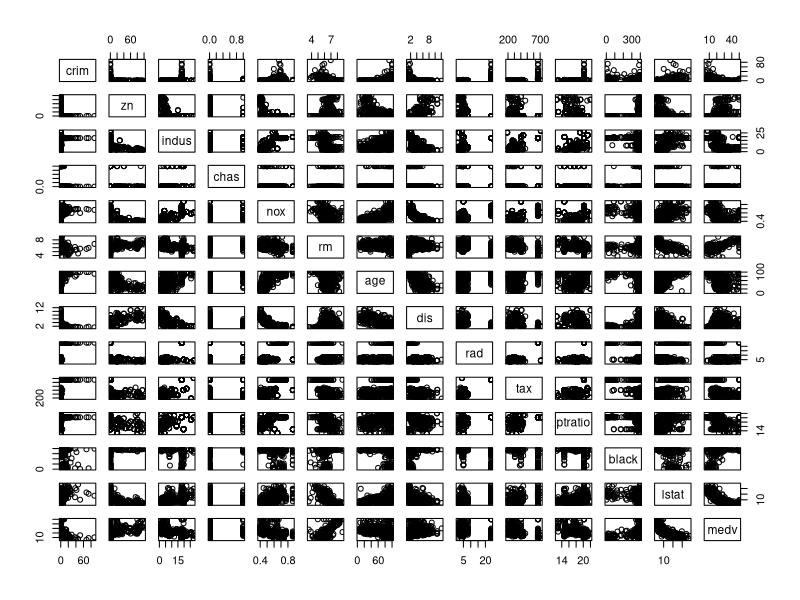
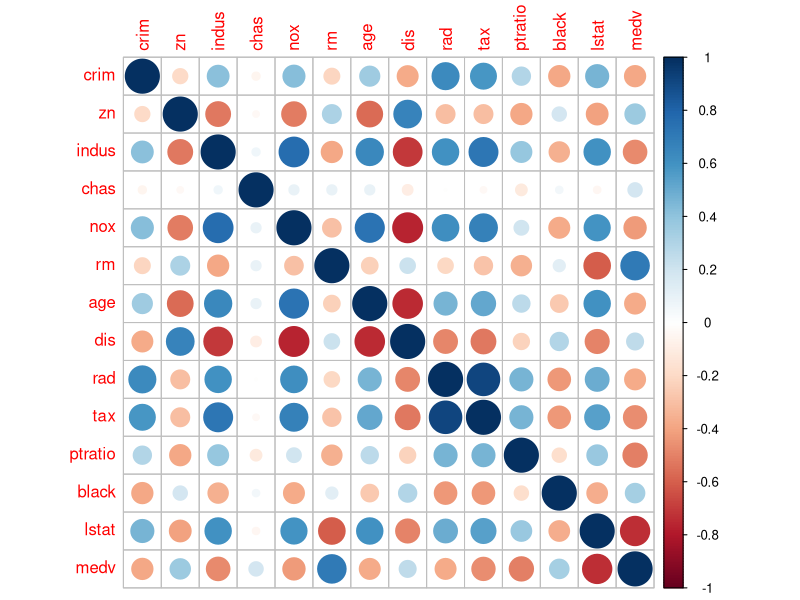
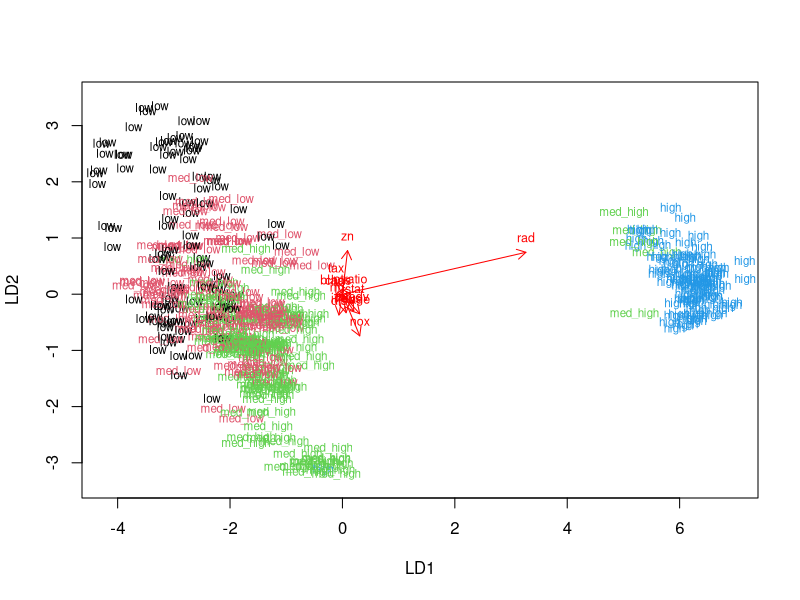
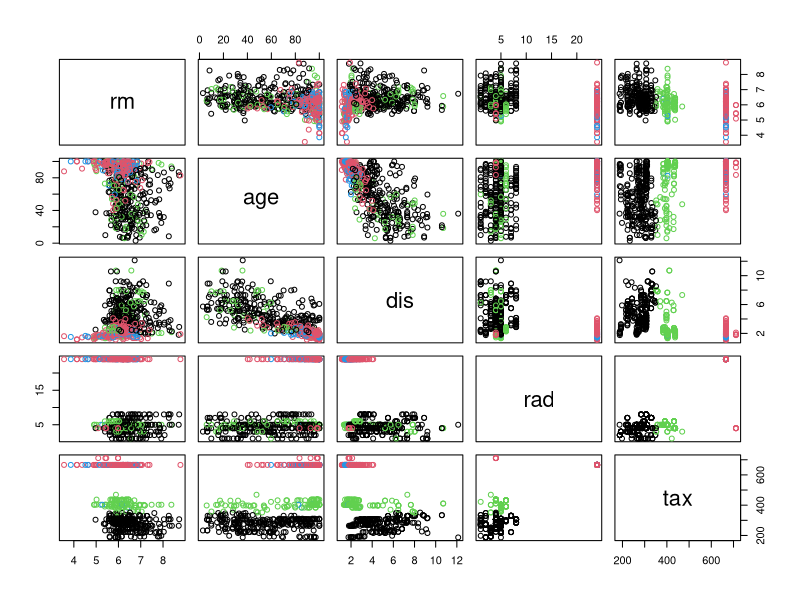
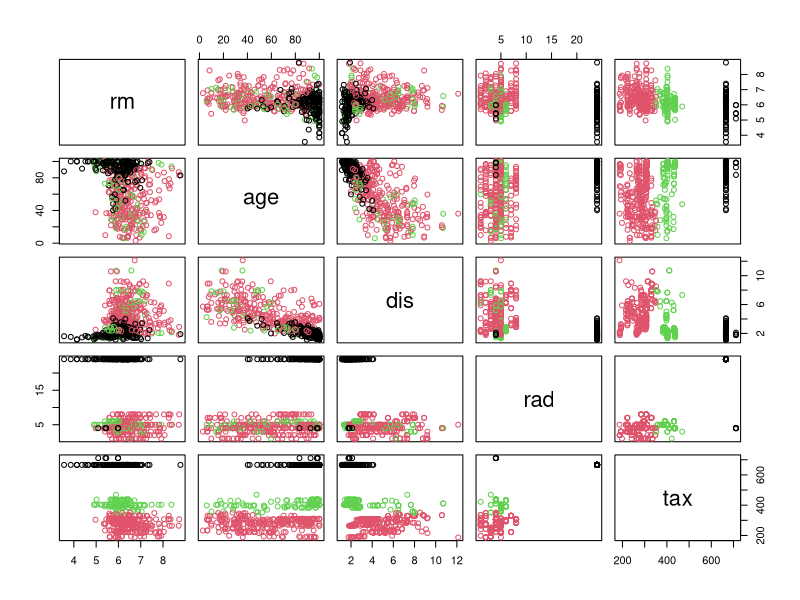
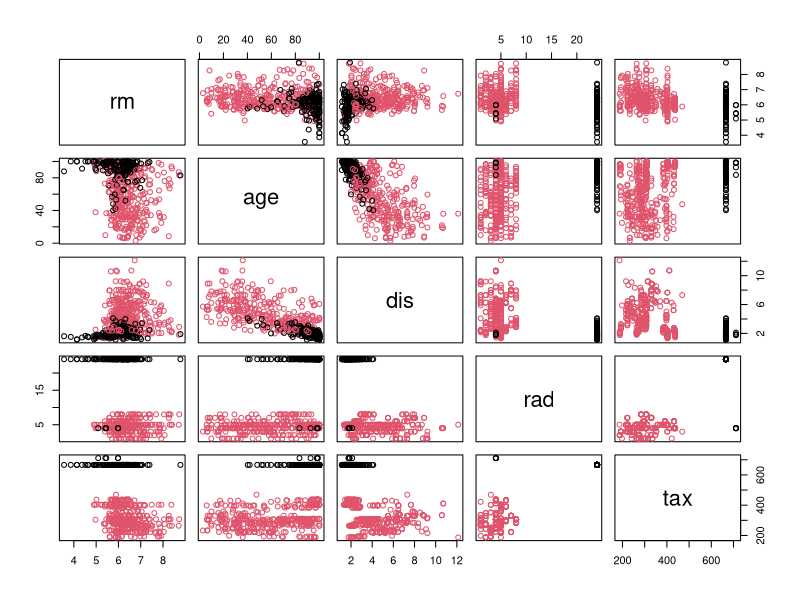
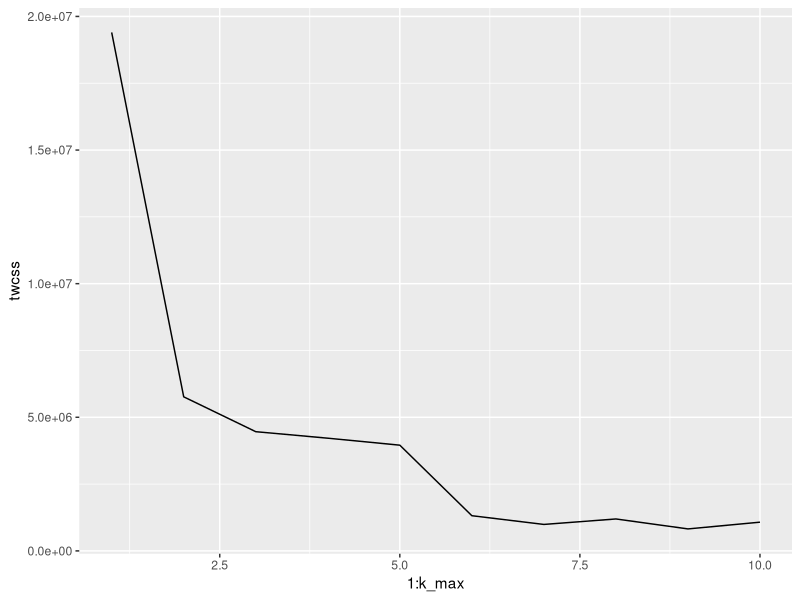
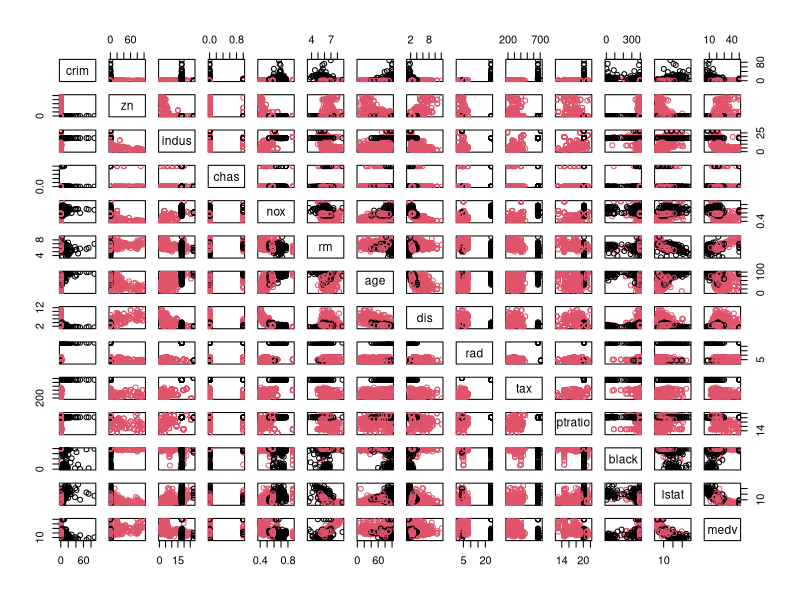

The R script that drew these images, in order:
## ---- chunk 1
library(MASS)
data("Boston")
str(Boston)
dim(Boston)
## ---- chunk 2
library(MASS)
library(corrplot)
library(tidyverse)
summary(Boston)
pairs(Boston)
cor_matrix <- round(cor(Boston ), digits=2)
cor_matrix
corrplot(cor_matrix, method="circle")
## ---- chunk 3
#standardize the dataset and show summary of the data
library(MASS)
boston_scaled <- scale(Boston)
boston_scaled <-as.data.frame(boston_scaled)
summary(boston_scaled)
bins <- quantile(boston_scaled$crim)
bins

# create a categorical variable 'crime'
crime <- cut(boston_scaled$crim, breaks = bins, include.lowest = TRUE, label=c("low","med_low","med_high","high"))
# Drop the old crime rate variable from the dataset
boston_scaled <- dplyr::select(boston_scaled, -crim)
boston_scaled <- data.frame(boston_scaled, crime)
#Divide the dataset to train and test sets
n <- nrow(boston_scaled)
ind <- sample(n,  size = n * 0.8)
train <- boston_scaled[ind,]
test <- boston_scaled[-ind,]

## ---- chunk 4
library(MASS)
# Fit the linear discriminant analysis on the train set
lda.fit <- lda(crime~., data = train)

# the function for lda biplot arrows
lda.arrows <- function(x, myscale = 1, arrow_heads = 0.1, color = "red", tex = 0.75, choices = c(1,2)){
  heads <- coef(x)
  arrows(x0 = 0, y0 = 0, 
         x1 = myscale * heads[,choices[1]], 
         y1 = myscale * heads[,choices[2]], col=color, length = arrow_heads)
  text(myscale * heads[,choices], labels = row.names(heads), 
       cex = tex, col=color, pos=3)
}

# target classes as numeric
classes <- as.numeric(train$crime)

# Draw the LDA (bi)plot
plot(lda.fit, dimen = 2,col=classes,pch=classes)
lda.arrows(lda.fit, myscale = 1)
# save the correct classes from test data
correct_classes <- test$crime

# remove the crime variable from test data
test <- dplyr::select(test, -crime)
# predict classes with test data
lda.pred <- predict(lda.fit, newdata = test)

# cross tabulate the results
table(correct = correct_classes, predicted = lda.pred$class)

## ---- chunk 5
#Reload the Boston dataset and standardize the dataset
data("Boston")
scaled_data <- scale(Boston)
#calculate euclidian distance
dist_man <- dist(Boston)
#Run k-means algorithm on the dataset
km4 <-kmeans(Boston, center=4)
km3 <-kmeans(Boston, center=3)
km2 <-kmeans(Boston, center=2)
# plot the Boston dataset with clusters
pairs(Boston[6:10], col = km4$cluster)
pairs(Boston[6:10], col = km3$cluster)
pairs(Boston[6:10], col = km2$cluster)

#Investigate optimal number of clusters
k_max <- 10

# calculate the total within sum of squares
twcss <- sapply(1:k_max, function(k){kmeans(Boston, k)$tot.withinss})

# visualize the results
qplot(x = 1:k_max, y = twcss, geom = 'line')
# determine the k-means clustering and run the model again
km <-kmeans(Boston, centers = 2)

#plot the Boston dataset with clusters
pairs(Boston, col = km$cluster)
## ---- chunk 6
library(MASS)
#standardize the original data
scaled_bos <- scale(Boston)
# select number of clusters
k_max <- 10
# calculate the total within sum of squares
twcss <- sapply(1:k_max, function(k){kmeans(Boston, k)$tot.withinss})

# visualize the results
qplot(x = 1:k_max, y = twcss, geom = 'line')
#Based on the twcss, select reasonalbe number of cluster
kma <-kmeans(Boston, center=3)
pairs(Boston, col = kma$cluster)
#perform LDA using the clusters as target classes
lda.fit <- lda(kma$cluster~., data = Boston)
#Visualize the results with a biplot

lda.arrows <- function(x, myscale = 1, arrow_heads = 0.1, color = "red", tex = 0.75, choices = c(1,2)){
  heads <- coef(x)
  arrows(x0 = 0, y0 = 0, 
         x1 = myscale * heads[,choices[1]], 
         y1 = myscale * heads[,choices[2]], col=color, length = arrow_heads)
  text(myscale * heads[,choices], labels = row.names(heads), 
       cex = tex, col=color, pos=3)
}

# target classes as numeric
classes <- kma$cluster

# Draw the LDA (bi)plot
plot(lda.fit, dimen = 2,col=classes,pch=classes)
lda.arrows(lda.fit, myscale = 1)



